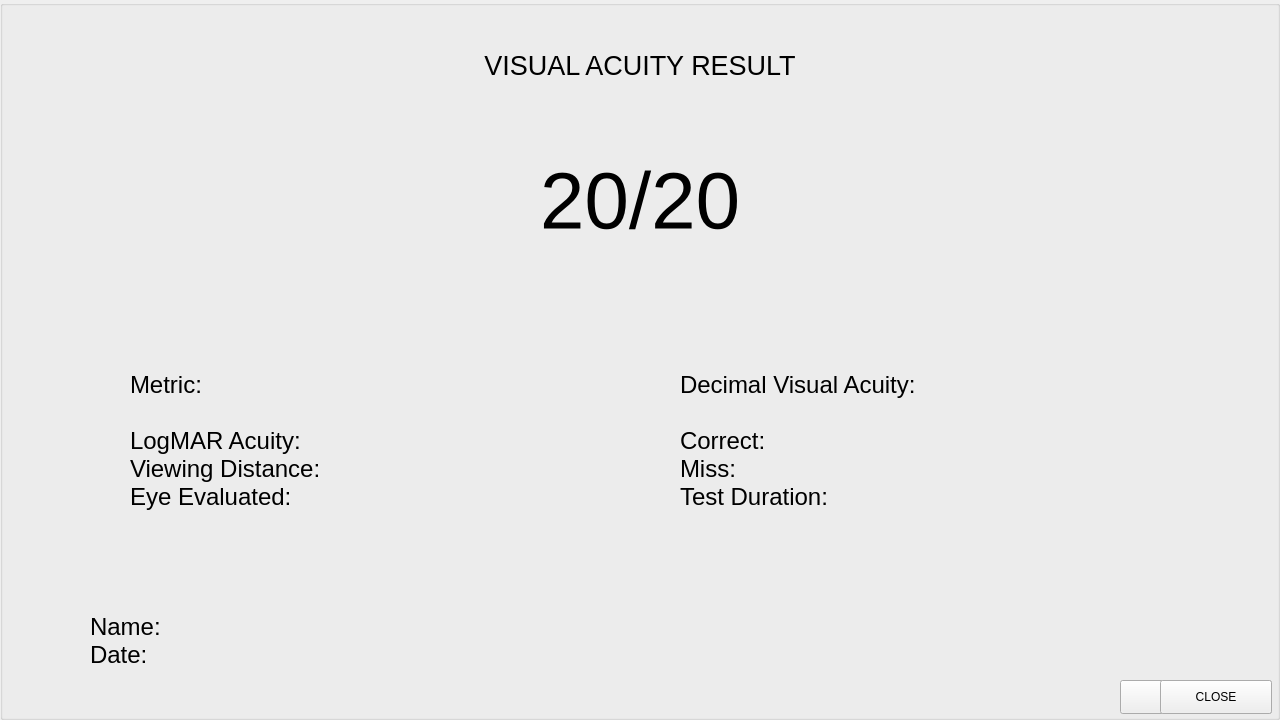
<?xml version="1.0" encoding="UTF-8"?>
<ui version="4.0">
 <class>MainWindow</class>
 <widget class="QMainWindow" name="MainWindow">
  <property name="geometry">
   <rect>
    <x>0</x>
    <y>0</y>
    <width>1280</width>
    <height>720</height>
   </rect>
  </property>
  <property name="windowTitle">
   <string>MainWindow</string>
  </property>
  <widget class="QWidget" name="centralwidget">
   <widget class="QLabel" name="label">
    <property name="geometry">
     <rect>
      <x>150</x>
      <y>680</y>
      <width>1001</width>
      <height>41</height>
     </rect>
    </property>
    <property name="font">
     <font>
      <pointsize>14</pointsize>
     </font>
    </property>
    <property name="text">
     <string/>
    </property>
    <property name="alignment">
     <set>Qt::AlignCenter</set>
    </property>
   </widget>
   <widget class="QPushButton" name="pushButton">
    <property name="geometry">
     <rect>
      <x>1160</x>
      <y>680</y>
      <width>112</width>
      <height>34</height>
     </rect>
    </property>
    <property name="text">
     <string>CLOSE</string>
    </property>
   </widget>
   <widget class="QGroupBox" name="groupBox">
    <property name="geometry">
     <rect>
      <x>0</x>
      <y>0</y>
      <width>1280</width>
      <height>720</height>
     </rect>
    </property>
    <property name="autoFillBackground">
     <bool>true</bool>
    </property>
    <property name="title">
     <string/>
    </property>
    <widget class="QLabel" name="label_2">
     <property name="geometry">
      <rect>
       <x>0</x>
       <y>0</y>
       <width>1280</width>
       <height>131</height>
      </rect>
     </property>
     <property name="font">
      <font>
       <pointsize>20</pointsize>
      </font>
     </property>
     <property name="text">
      <string>VISUAL ACUITY RESULT</string>
     </property>
     <property name="alignment">
      <set>Qt::AlignCenter</set>
     </property>
    </widget>
    <widget class="QLabel" name="label_3">
     <property name="geometry">
      <rect>
       <x>0</x>
       <y>140</y>
       <width>1280</width>
       <height>121</height>
      </rect>
     </property>
     <property name="font">
      <font>
       <pointsize>60</pointsize>
      </font>
     </property>
     <property name="text">
      <string>20/20</string>
     </property>
     <property name="alignment">
      <set>Qt::AlignCenter</set>
     </property>
    </widget>
    <widget class="QPushButton" name="pushButton_2">
     <property name="geometry">
      <rect>
       <x>1121</x>
       <y>680</y>
       <width>151</width>
       <height>34</height>
      </rect>
     </property>
     <property name="text">
      <string>HOME</string>
     </property>
    </widget>
    <widget class="QLabel" name="label_4">
     <property name="geometry">
      <rect>
       <x>130</x>
       <y>310</y>
       <width>491</width>
       <height>261</height>
      </rect>
     </property>
     <property name="font">
      <font>
       <pointsize>18</pointsize>
      </font>
     </property>
     <property name="text">
      <string>Metric:

LogMAR Acuity:
Viewing Distance:
Eye Evaluated:</string>
     </property>
     <property name="alignment">
      <set>Qt::AlignLeading|Qt::AlignLeft|Qt::AlignVCenter</set>
     </property>
    </widget>
    <widget class="QLabel" name="label_5">
     <property name="geometry">
      <rect>
       <x>680</x>
       <y>310</y>
       <width>491</width>
       <height>261</height>
      </rect>
     </property>
     <property name="font">
      <font>
       <pointsize>18</pointsize>
      </font>
     </property>
     <property name="text">
      <string>Decimal Visual Acuity:

Correct:
Miss:
Test Duration:</string>
     </property>
     <property name="alignment">
      <set>Qt::AlignLeading|Qt::AlignLeft|Qt::AlignVCenter</set>
     </property>
    </widget>
    <widget class="QLabel" name="label_6">
     <property name="geometry">
      <rect>
       <x>90</x>
       <y>580</y>
       <width>1051</width>
       <height>121</height>
      </rect>
     </property>
     <property name="font">
      <font>
       <pointsize>18</pointsize>
      </font>
     </property>
     <property name="text">
      <string>Name:
Date:</string>
     </property>
     <property name="alignment">
      <set>Qt::AlignLeading|Qt::AlignLeft|Qt::AlignVCenter</set>
     </property>
    </widget>
    <widget class="QPushButton" name="pushButton_3">
     <property name="geometry">
      <rect>
       <x>1120</x>
       <y>680</y>
       <width>151</width>
       <height>34</height>
      </rect>
     </property>
     <property name="text">
      <string>NEXT</string>
     </property>
    </widget>
    <zorder>label_5</zorder>
    <zorder>label_2</zorder>
    <zorder>label_3</zorder>
    <zorder>pushButton_2</zorder>
    <zorder>label_4</zorder>
    <zorder>label_6</zorder>
    <zorder>pushButton_3</zorder>
    <zorder>lblcenter</zorder>
   </widget>
   <widget class="QLabel" name="lblcenter">
    <property name="geometry">
     <rect>
      <x>0</x>
      <y>0</y>
      <width>1281</width>
      <height>721</height>
     </rect>
    </property>
    <property name="frameShape">
     <enum>QFrame::Box</enum>
    </property>
    <property name="lineWidth">
     <number>0</number>
    </property>
    <property name="text">
     <string/>
    </property>
    <property name="scaledContents">
     <bool>true</bool>
    </property>
   </widget>
   <zorder>groupBox</zorder>
   <zorder>lblcenter</zorder>
   <zorder>label</zorder>
   <zorder>pushButton</zorder>
  </widget>
 </widget>
 <resources/>
 <connections/>
</ui>
